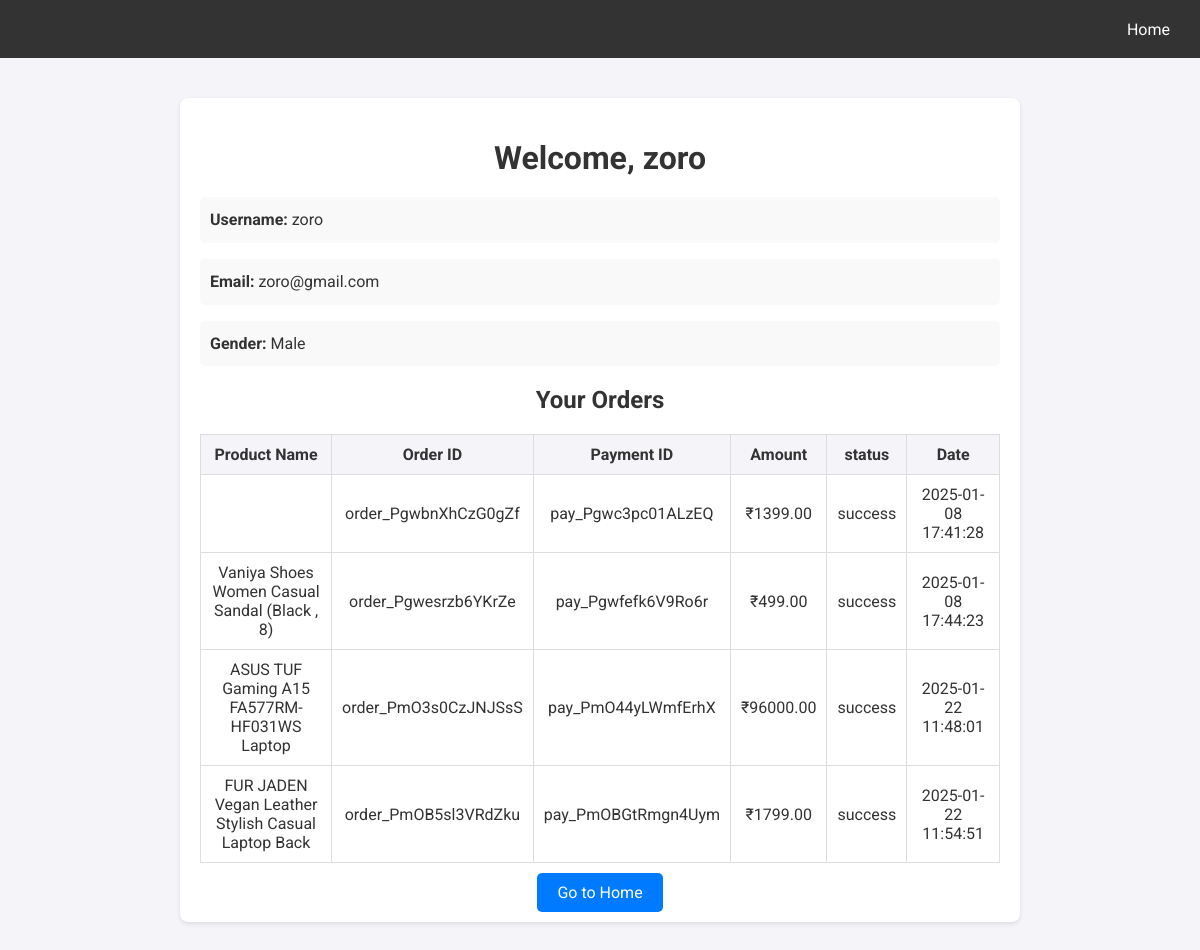
The page /profile/ (signed in) on the database its author committed.
### store/models.py (models this page shows, shortened)
class UserRegistration(models.Model):
    GENDER_CHOICES = [
        ('M', 'Male'),
        ('F', 'Female'),
        ('O', 'Other'),
    ]
    username = models.CharField(max_length=150, unique=True)
    email = models.EmailField(unique=True)
    gender = models.CharField(max_length=1, choices=GENDER_CHOICES)
    password = models.CharField(max_length=128)

### payments/models.py (models this page shows, shortened)
class Payment(models.Model):
    order_id = models.CharField(max_length=100)
    payment_id = models.CharField(max_length=100, blank=True, null=True)
    signature = models.CharField(max_length=256, blank=True, null=True)
    amount = models.DecimalField(max_digits=10, decimal_places=2)
    status = models.CharField(max_length=20, default='created')
    created_at = models.DateTimeField(auto_now_add=True)
    product_name = models.ForeignKey(Product, on_delete=models.CASCADE, blank=True, null=True)
    user = models.ForeignKey(UserRegistration, on_delete=models.CASCADE, blank=True, null=True)

### store/product.py (models this page shows, shortened)
class Product(models.Model):
    name=models.CharField(max_length=50)
    category=models.ForeignKey(Catogary,on_delete=models.CASCADE,default=1)
    image=models.ImageField(upload_to='img')
    desc=models.TextField()
    price=models.IntegerField()

### store/views.py (the view)
# urls.py: path('profile/',views.profile,name='profile'),
def profile(request):
    if 'username' in request.session:
        user_id = request.session.get('user_id')  # Replace with your authentication logic
        user = get_object_or_404(UserRegistration, id=user_id)
        orders = Payment.objects.filter(user=user)  # Fetch orders for the logged-in user
        return render(request, 'store/profile.html', {
            'user': user,
            'orders': orders,
        })
    else:
        messages.error(request, "You need to log in to view your profile.")
        return redirect('login')

### templates/store/profile.html (shortened to what this page needs)
<!DOCTYPE html>
<html lang="en">
<head>
</head>
<body>
    <header>
        <h1>User Profile</h1>
        <div class="nav-links">
            <a href="{% url 'home' %}">Home</a>
        </div>
    </header>
    <div class="profile-container">
        <h1>Welcome, {{ user.username }}</h1>
        <div class="profile-details">
            <p><strong>Username:</strong> {{ user.username }}</p>
            <p><strong>Email:</strong> {{ user.email }}</p>
            <p><strong>Gender:</strong> {{ user.get_gender_display }}</p>
        </div>
        <div class="order-details">
            <h2>Your Orders</h2>
            {% if orders %}
            <table>
                <thead>
                    <tr>
                        <th>Product Name</th>
                        <th>Order ID</th>
                        <th>Payment ID</th>
                        <th>Amount</th>
                        <th>status</th>
                        <th>Date</th>
                    </tr>
                </thead>
                <tbody>
                    {% for order in orders %}
                    <tr>
                        <td>{{ order.product_name.name }}</td>
                        <td>{{ order.order_id }}</td>
                        <td>{{ order.payment_id }}</td>
                        <td>₹{{ order.amount }}</td>
                        <td>{{ order.status }}</td>
                        <td>{{ order.created_at|date:"Y-m-d H:i:s" }}</td>
                    </tr>
                    {% endfor %}
                </tbody>
            </table>
            {% else %}
            <p>No orders found.</p>
            {% endif %}
        </div>
        <div class="profile-actions">
            <a href="{% url 'home' %}">Go to Home</a>
        </div>
    </div>
</body>
</html>

### templates/store/profile.html (style rules this page uses)
body { font-family: 'Roboto', sans-serif; margin: 0; padding: 0; background: #f4f4f9; color: #333; }
header { background: #333; color: #fff; padding: 15px 30px; display: flex; align-items: center; justify-content: space-between; }
header h1 { margin: 0; font-size: 1.5em; }
.nav-links a { text-decoration: none; color: #fff; margin-left: 20px; }
.profile-container { max-width: 800px; margin: 40px auto; padding: 20px; background: #fff; border-radius: 8px; box-shadow: 0 2px 4px rgba(0, 0, 0, 0.1); }
h1, h2 { text-align: center; margin-bottom: 20px; color: #333; }
.profile-details p, .order-details p { font-size: 1em; line-height: 1.6; background: #f9f9f9; padding: 10px; border-radius: 5px; margin-bottom: 10px; }
table { width: 100%; border-collapse: collapse; margin-top: 20px; }
th, td { padding: 10px; text-align: center; border: 1px solid #ddd; }
th { background: #f4f4f9; color: #333; }
.profile-actions { text-align: center; margin-top: 20px; }
.profile-actions a { text-decoration: none; font-size: 1em; color: #fff; padding: 10px 20px; border-radius: 5px; background: #007bff; transition: background 0.3s; }

### rows shown on the page
UserRegistration: username "zoro", email "zoro@gmail.com", gender "Male"
Payment: order_id "order_PgwbnXhCzG0gZf", payment_id "pay_Pgwc3pc01ALzEQ", amount "1399.00", status "success", created_at "2025-01-08 17:41:28"
Payment: product_name.name "Vaniya Shoes Women Casual Sandal (Black , 8)", order_id "order_Pgwesrzb6YKrZe", payment_id "pay_Pgwfefk6V9Ro6r", amount "499.00", status "success", created_at "2025-01-08 17:44:23"
Payment: product_name.name "ASUS TUF Gaming A15 FA577RM-HF031WS Laptop", order_id "order_PmO3s0CzJNJSsS", payment_id "pay_PmO44yLWmfErhX", amount "96000.00", status "success", created_at "2025-01-22 11:48:01"
Payment: product_name.name "FUR JADEN Vegan Leather Stylish Casual Laptop Back", order_id "order_PmOB5sl3VRdZku", payment_id "pay_PmOBGtRmgn4Uym", amount "1799.00", status "success", created_at "2025-01-22 11:54:51"
